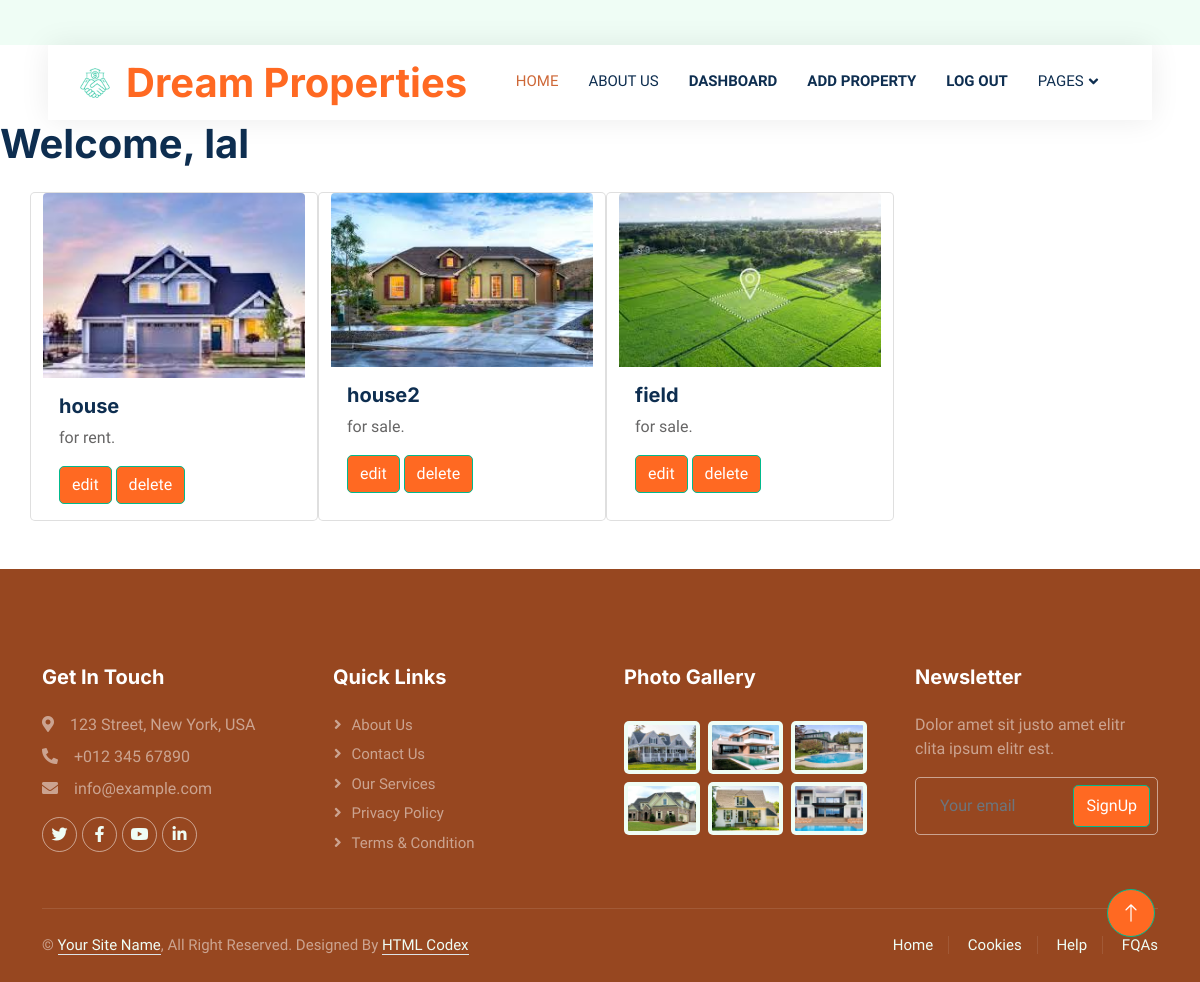
Screenshot of /seller/seller_dashboard/ (signed in) with the database file from the repository.
### userapp/models.py (models this page shows)
class CustomUser(AbstractUser):
    USER_TYPES = (
        ('buyer', 'Buyer'),
        ('seller', 'Seller'),
    )
    user_type = models.CharField(max_length=10, choices=USER_TYPES,default='buyer')
    groups = models.ManyToManyField(
        Group,
        related_name="customuser_set",  # Avoid conflict with auth.User.groups
        blank=True
    )
    user_permissions = models.ManyToManyField(
        Permission,
        related_name="customuser_permissions_set",  # Avoid conflict with auth.User.user_permissions
        blank=True
    )

### sellerapp/models.py (models this page shows, shortened)
class Property(models.Model):
    name = models.CharField(max_length=100)
    description = models.TextField()
    price = models.DecimalField(max_digits=10, decimal_places=2)
    image = models.ImageField(upload_to='product_pic/', blank=True, null=True)
    seller = models.ForeignKey(CustomUser, on_delete=models.CASCADE, related_name='properties')

### sellerapp/views.py (the view)
# urls.py: path('seller_dashboard/', views.seller_dashboard, name='seller_dashboard'),
@login_required
def seller_dashboard(request):
    if request.user.user_type != 'seller':
        return HttpResponseForbidden("You are not authorized to view this page")
    properties = request.user.properties.all()
    return render(request, 'sellerapp/seller_dashboard.html', {'properties': properties})

### sellerapp/templates/sellerapp/seller_dashboard.html
{% extends 'sellerapp/base.html' %}
{% block content %}
<h1>Welcome, {{ user.username }}</h1>
<div class="container mt-4">
    <div class="row">
{% for property in properties %}
<div class="card" style="width: 18rem;">
    <img class="card-img-top" src="{{property.image.url}}" alt="{{ property.name }}">
    <div class="card-body">
      <h5 class="card-title">{{ property.name }}</h5>
      <p class="card-text">{{ property.description }}.</p>
      <a href="{% url 'edit_property' property.pk %}" class="btn btn-primary">edit</a>
      <a href="{% url 'delete_property' property.pk %}" class="btn btn-primary">delete</a>
    </div>
  </div>
  {% endfor %}
</div>
</div>
{% endblock %}

### sellerapp/static/css/style.css (style rules this page uses)
.btn { transition: .5s; }
.btn.btn-primary, .btn.btn-secondary { color: #FFFFFF; }

### rows the page displays
CustomUser: username "lal"
Property: image (picture), name "house", description "for rent"
Property: image (picture), name "house2", description "for sale"
Property: image (picture), name "field", description "for sale"
